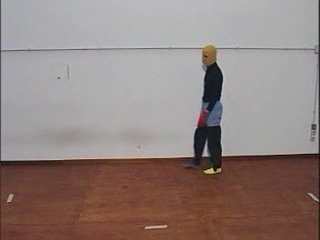
#> input picture frame 59 of 2. Woche/Micro-dance_2_.avi, 320 x 240 px
$ python background_subtraction_MOG.py
#> lines starting #> are read from the running program, lines starting #| are printed output that depends on the picture; after the words box and inside, x2 and y2 are one past the last pixel; in counts of white or black regions, pixels touching at a corner belong together
import numpy as np
import cv2

cap = cv2.VideoCapture('Micro-dance_2_.avi')
fgbg = cv2.createBackgroundSubtractorMOG2()


while cap.isOpened():
    ret, frame = cap.read()
#> frame is the input picture: shape (240, 320, 3); mean B, G, R 126.2, 129.9, 145.4
    if ret == False:
        break
    # Frame in Graustufen wandeln: cvtColor()
    gray = cv2.cvtColor(frame, cv2.COLOR_BGR2GRAY)
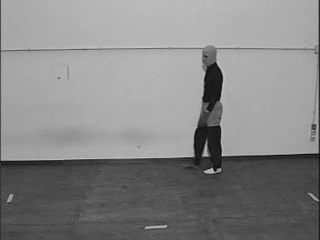
#> gray: shape (240, 320); min 7, max 199, mean 134.1

    mask = fgbg.apply(gray)
#> mask: shape (240, 320); every value is 127
    # Schwerpunkt bestimmen
    #(cx, cy) = centerOfMass(mask)
    M = cv2.moments(mask)
#> M = moments, m00 9753600, centre m10/m00, m01/m00 = (159.5, 119.5)
    if M["m00"]:
        cx = int(M["m10"]/M["m00"])
#> cx = 159
        cy = int(M["m01"]/M["m00"])
#> cy = 119
        # Schwerpunkt zeichnen
        cv2.circle(frame, (cx, cy), 5, (0,0,255), cv2.FILLED)
#> frame: shape (240, 320, 3); 0.11% of pixels changed, all inside (x1, y1, x2, y2) = (154, 114, 165, 125)

    # Anwendung:
    # Vordergrund vor einen anderen Hintergrund setzen
    cv2.imshow("Maske", mask)
    cv2.imshow("Video", frame)
    if cv2.waitKey(30) != -1:
#> (key Esc is pressed here)
        break
cap.release()
cv2.destroyAllWindows()

$ run again, starting later in the video
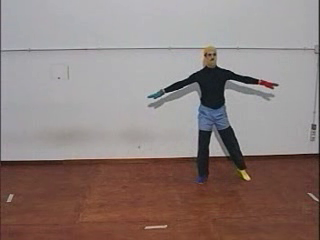
#> input picture frame 268 of 2. Woche/Micro-dance_2_.avi, 320 x 240 px
#> frame is the input picture: shape (240, 320, 3); mean B, G, R 123.5, 127.1, 142
#> `gray = cv2.cvtColor(frame, cv2.COLOR_BGR2GRAY)`:
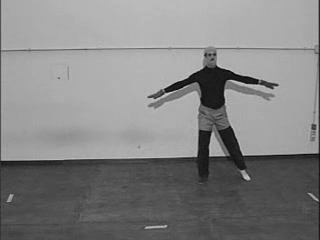
#> gray: shape (240, 320); min 1, max 215, mean 131.2
#> mask: shape (240, 320); every value is 127
#> M = moments, m00 9753600, centre m10/m00, m01/m00 = (159.5, 119.5)
#> cx = 159
#> cy = 119
#> frame: shape (240, 320, 3); 0.11% of pixels changed, all inside (x1, y1, x2, y2) = (154, 114, 165, 125)

$ run again, starting later in the video
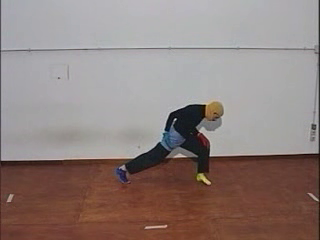
#> input picture frame 476 of 2. Woche/Micro-dance_2_.avi, 320 x 240 px
#> frame is the input picture: shape (240, 320, 3); mean B, G, R 125.2, 129, 143.7
#> `gray = cv2.cvtColor(frame, cv2.COLOR_BGR2GRAY)`:
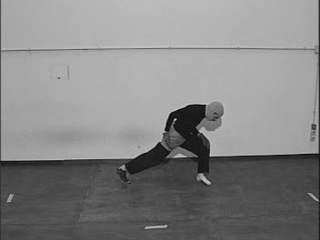
#> gray: shape (240, 320); min 2, max 212, mean 133
#> mask: shape (240, 320); every value is 127
#> M = moments, m00 9753600, centre m10/m00, m01/m00 = (159.5, 119.5)
#> cx = 159
#> cy = 119
#> frame: shape (240, 320, 3); 0.11% of pixels changed, all inside (x1, y1, x2, y2) = (154, 114, 165, 125)
